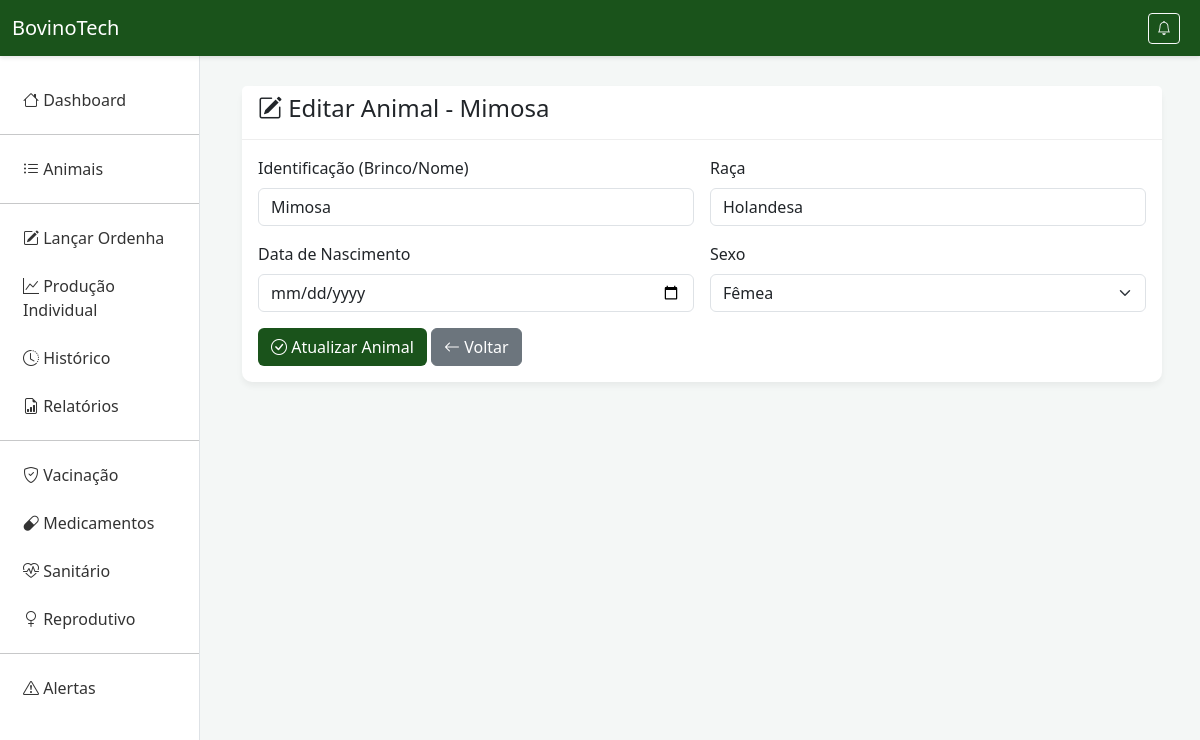
The app's page /animais/3/editar/ with its own data.
### producao/models.py (models this page shows, shortened)
class Animal(models.Model):
    SEXO_CHOICES = [('M', 'Macho'), ('F', 'Fêmea')]
    identificacao = models.CharField(max_length=100, unique=True, verbose_name="Brinco/Nome")
    raca = models.CharField(max_length=100, verbose_name="Raça")
    data_nascimento = models.DateField(verbose_name="Data de Nascimento")
    sexo = models.CharField(max_length=1, choices=SEXO_CHOICES, verbose_name="Sexo")

### producao/views.py (the view)
# urls.py: path('animais/<int:pk>/editar/', views.editar_animal, name='editar_animal'),
def editar_animal(request, pk):
    animal = get_object_or_404(Animal, pk=pk)
    if request.method == 'POST':
        form = AnimalForm(request.POST, instance=animal)
        if form.is_valid():
            form.save()
            return redirect('lista_animais')
    else:
        form = AnimalForm(instance=animal)
    return render(request, 'editar_animal.html', {'form': form, 'animal': animal})

### producao/forms.py
class AnimalForm(forms.ModelForm):
    class Meta:
        model = Animal
        fields = ['identificacao', 'raca', 'data_nascimento', 'sexo']
        widgets = {
            'identificacao': forms.TextInput(attrs={'class': 'form-control', 'placeholder': 'Brinco ou Nome do Animal'}),
            'raca': forms.TextInput(attrs={'class': 'form-control', 'placeholder': 'Ex: Holandesa'}),
            'data_nascimento': forms.DateInput(attrs={'class': 'form-control', 'type': 'date'}),
            'sexo': forms.Select(attrs={'class': 'form-select'}),
        }

### producao/templates/editar_animal.html (shortened to what this page needs)
{% extends 'base.html' %}
{% block content %}
<div class="card">
    <div class="card-header">
        <h4><i class="bi bi-pencil-square"></i> Editar Animal - {{ animal.identificacao }}</h4>
    </div>
    <div class="card-body">
        <form method="post" class="row g-3">
            <div class="col-md-6">
                <label for="{{ form.identificacao.id_for_label }}" class="form-label">Identificação (Brinco/Nome)</label>
                {{ form.identificacao }}
            </div>
            <div class="col-md-6">
                <label for="{{ form.raca.id_for_label }}" class="form-label">Raça</label>
                {{ form.raca }}
            </div>
            <div class="col-md-6">
                <label for="{{ form.data_nascimento.id_for_label }}" class="form-label">Data de Nascimento</label>
                {{ form.data_nascimento }}
            </div>
            <div class="col-md-6">
                <label for="{{ form.sexo.id_for_label }}" class="form-label">Sexo</label>
                {{ form.sexo }}
            </div>
            <div class="col-12">
                <button type="submit" class="btn btn-novo"><i class="bi bi-check-circle"></i> Atualizar Animal</button>
                <a href="{% url 'lista_animais' %}" class="btn btn-secondary"><i class="bi bi-arrow-left"></i> Voltar</a>
            </div>
        </form>
    </div>
</div>
{% endblock %}

### producao/templates/base.html (style rules this page uses)
* { margin: 0; padding: 0; box-sizing: border-box; }
body { background-color: #f4f7f6; font-family: 'Segoe UI', Tahoma, Geneva, Verdana, sans-serif; }
.card { border: none; border-radius: 10px; box-shadow: 0 4px 6px rgba(0,0,0,0.05); }
.card-header { background: white; border-bottom: 1px solid #eee; font-weight: bold; }
.btn-novo { background-color: #1a531b; color: white; }

### records on screen
Animal: identificacao "Mimosa", raca "Holandesa", sexo "Fêmea"
